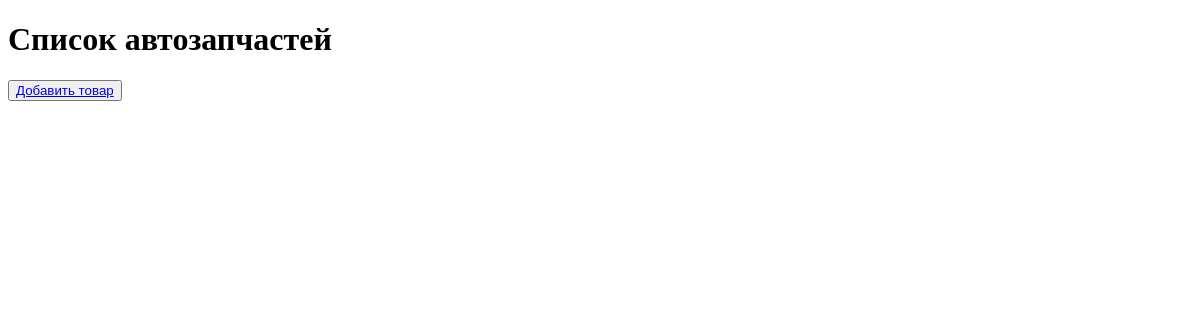
/avtoparts_list/, run on an earlier commit of the app's database.
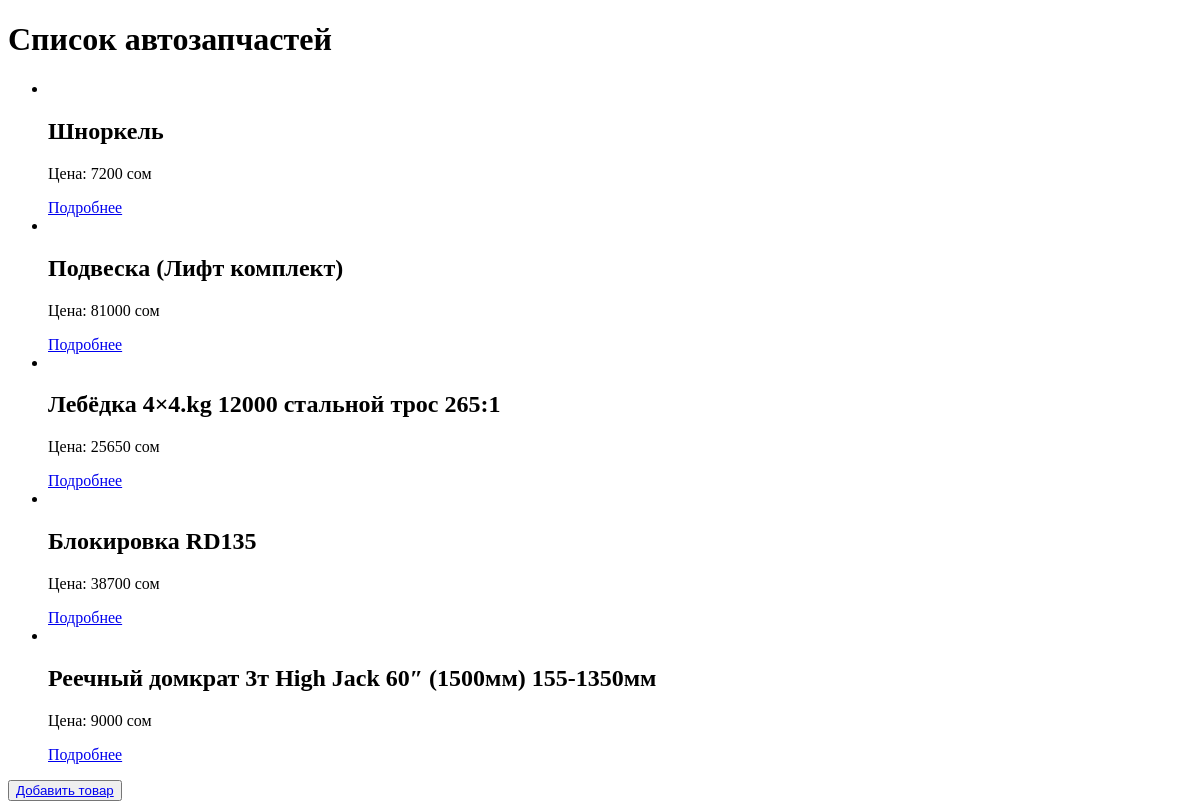
And on a later commit of the database.
### auto_parts_store/models.py (models this page shows, shortened)
class AutoParts(models.Model):
    BRAND = (
        ('Mitsubishi', 'Mitsubishi'),
        ('Jeep', 'Jeep'),
        ('Land Rover', 'Land Rover'),
        ('Isuzu', 'Isuzu'),
        ('Nissan', 'Nissan'),
        ('Toyota', 'Toyota'),
        ('Ford', 'Ford')
    )
    YEAR = (
        ('1980-1984', '1980-1984'),
        ('1985-1989', '1985-1989'),
        ('1990-1994', '1990-1994'),
        ('1995-1999', '1995-1999'),
        ('2000-2004', '2000-2004'),
        ('2005-2009', '2005-2009'),
        ('2010-2014', '2010-2014'),
        ('2015-2019', '2015-2019'),
        ('2020-2023', '2020-2023')
    )
    title = models.CharField('Укажите название товара', max_length=100)
    image = models.ImageField('Загрузите фото', upload_to='products/')
    description = models.TextField('Укажите описание товара')
    car_brand = models.CharField('Выберите марку автомобиля', max_length=100, choices=BRAND)
    year_of_release = models.CharField('Выберите год выпуска', max_length=100, choices=YEAR)
    review_of_the_car = models.URLField('Укажите видео обзор автомобиля', blank=True)
    review_of_auto_parts = models.URLField('Укажите видео обзор автозапчасти', blank=True)
    cost = models.TextField('Укажите цену')
    tel_number = models.IntegerField('Укажите номер телефона', null=True)
    Email = models.EmailField('Укажите вашу почту', null=True)
    created_at = models.DateTimeField(auto_now_add=True)

### auto_parts_store/views.py (the view)
# urls.py: path('avtoparts_list/', views.avtopartsListView, name='AvtopartsList'),
def avtopartsListView(request):
    avtoparts = models.AutoParts.objects.all()
    html_name = 'avto_parts/avtoparts_list.html'
    context = {
        'avtoparts_key': avtoparts,
    }
    return render(request, html_name, context)

### templates/avto_parts/avtoparts_list.html (shortened to what this page needs)
<!DOCTYPE html>
<html lang="en">
<head>
</head>
<body>
<h1>Список автозапчастей</h1>
<ul>
    {% for i in avtoparts_key %}
    <li>
        <h2>{{i.title}}</h2>
        <p>{{i.cost}}</p>
        <a href="/avtoparts_detail/{{i.id}}">Подробнее</a>
    </li>
    {% endfor %}
</ul>
<button><a href="/create_product/">Добавить товар</a></button>
</body>
</html>

What changed in the data, as far as the page shows it:
added AutoParts: title "Шноркель", cost "Цена: 7200 сом"
added AutoParts: title "Подвеска (Лифт комплект)", cost "Цена: 81000 сом"
added AutoParts: title "Лебёдка 4×4.kg 12000 стальной трос 265:1", cost "Цена: 25650 сом"
added AutoParts: title "Блокировка RD135", cost "Цена: 38700 сом"
added AutoParts: title "Реечный домкрат 3т High Jack 60″ (1500мм) 155-1350мм", cost "Цена: 9000 сом"
